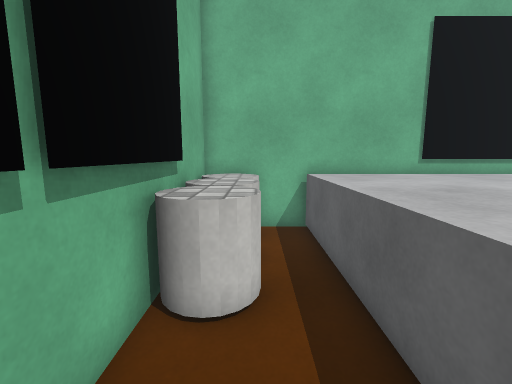
view 1 (above)

13 first-person views from a walk through a Unity game level. The camera is 1.4 m above the floor, tilts 8° down and sees 90° across. The floor is counted in squares, 0.5 m on a side. Each view is taken from the middle of a square. On the plan, view 1 faces up. The plan holds only what a view shows up to about 19 squares ahead; the rest is blank. Surface patterns are stand-ins for the level's own textures.

view 2
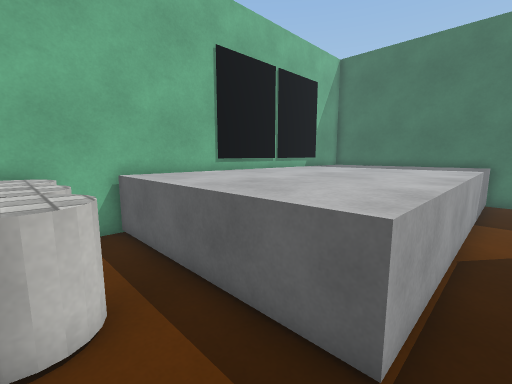

view 3
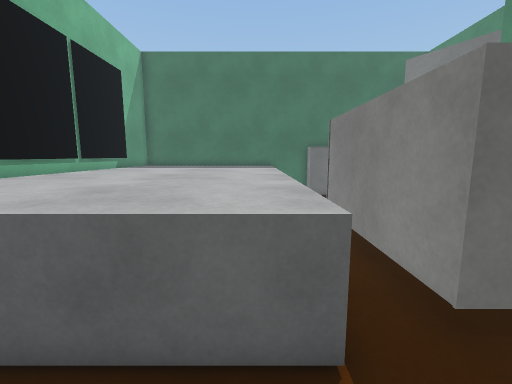

view 4
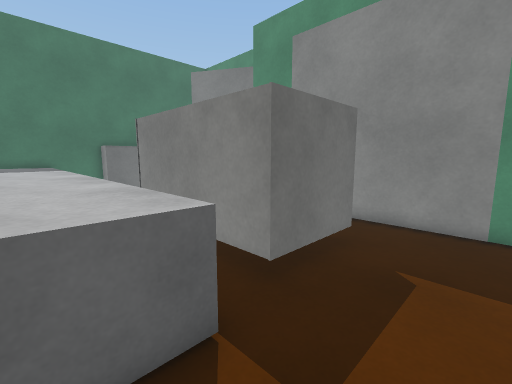

view 5
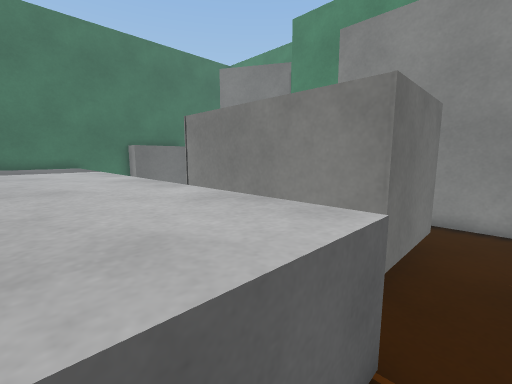

view 6
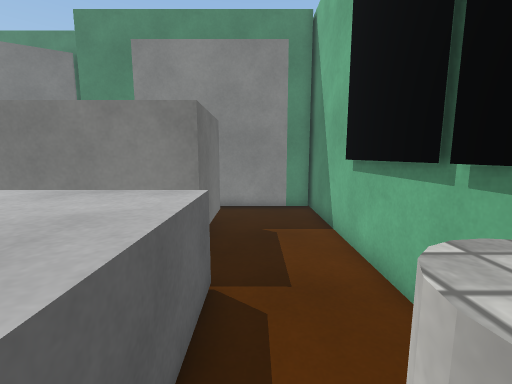

view 7
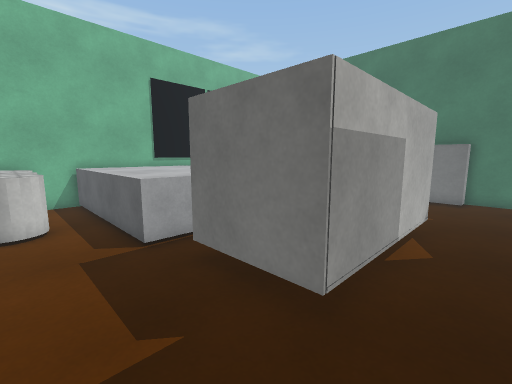

view 8
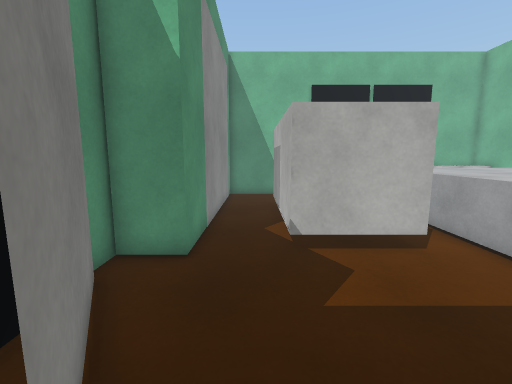

view 9
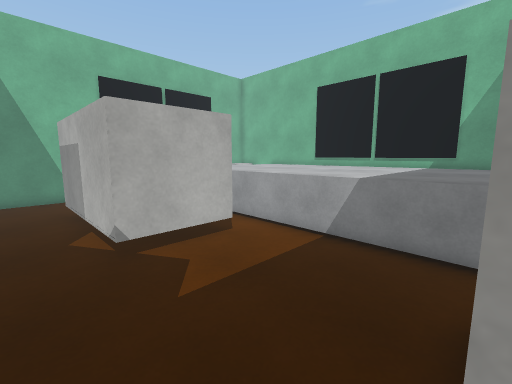

view 10
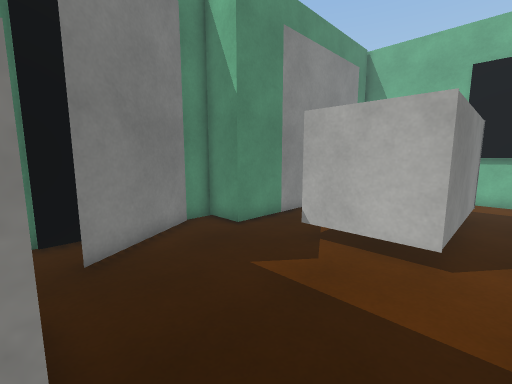

view 11
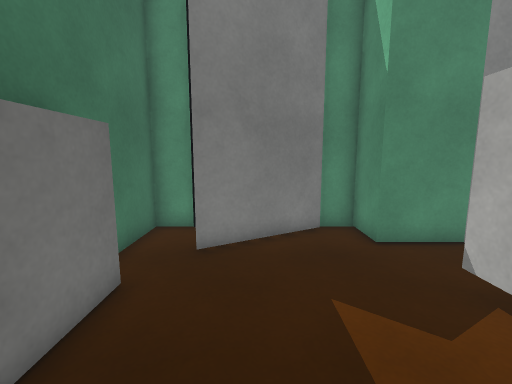

view 12
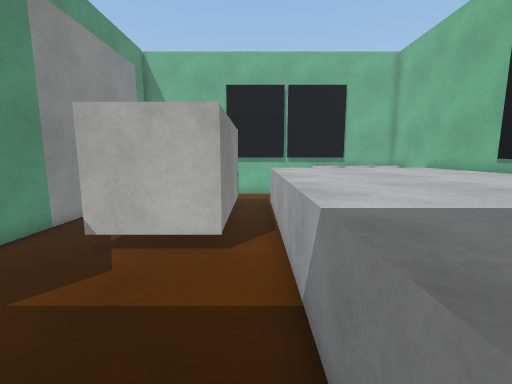

view 13
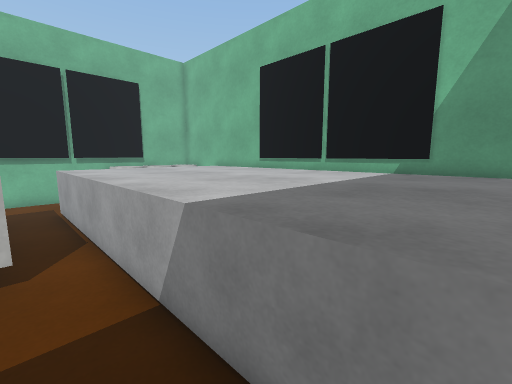

### Floor plan
Key: @ floor where view 1 was taken; # wall or solid block; . main floor; : floor 0.25 m higher than the main floor; ^ raised ledge; C cylinder; O other object.
Columns run from 2 left of view 1 to 18 right of it. Each row starts with its distance up from view 1.
 10 ####^^^^^^^^^^^^^^^^#
  9 #CC.^^^^^^^^^^^^^^^^^
  8 #CC.^^^^^^^^^^^^^^^^^
  7 #CC.^^^^^^^^^^^^^^^^^
  6 #CC.^^^^^^^^^^^^^^^^^
  5 #CC.^^^^^^^^^^^^^^^^^
  4 #CC.^^^^^^^^^^^^^^^^^
  3 #...^^^^^^^^^^^^^^^^^
  2 #...^^^^^^^^^^^^^^^^^
  1 #...^^^^^^^^^^^^^^^^^
  0 #.@.................#
 -1 #....OOOOOOOO.......#
 -2 #....O::::::O......##
 -3 #....O    ::O......#
 -4 #....O    ::O......#
 -5 #....OOOOOOOO......##
 -6 #...................#
 -7 #................#..#
 -8 #############...##..#
 -9             #.###...#
-10             #########

Where each view was taken, in squares from view 1:
view 1: 0 up, 0 right, facing up
view 2: 0 up, 1 left, facing up-right
view 3: 2 up, 1 left, facing right
view 4: 3 up, 1 left, facing down-right
view 5: 4 up, 1 right, facing down-right
view 6: 6 up, 1 right, facing down
view 7: 7 down, 1 left, facing up-right
view 8: 6 down, 17 right, facing left
view 9: 7 down, 17 right, facing up-left
view 10: 0 up, 17 right, facing down-left
view 11: 0 up, 14 right, facing down
view 12: 0 up, 17 right, facing left
view 13: 1 down, 17 right, facing up-left
